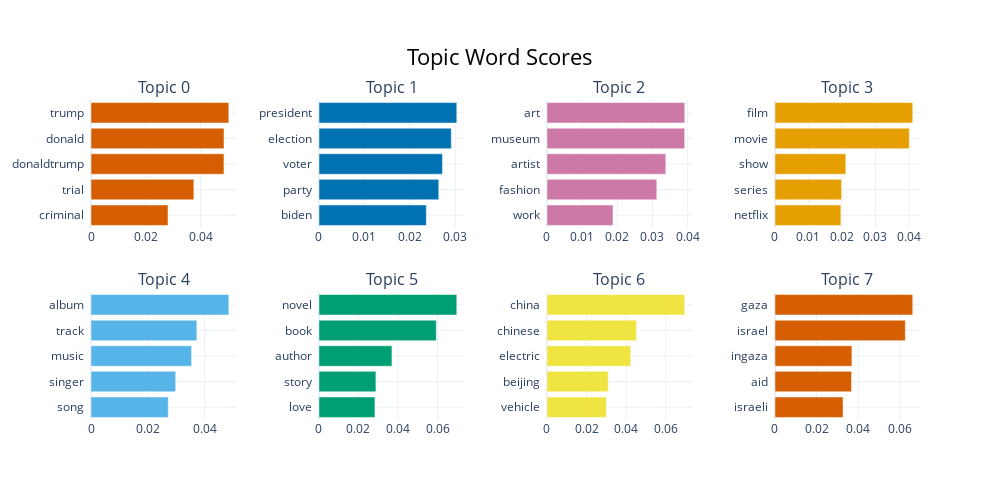

The cell this chart's notebook holds for it:
### Code cell
model.visualize_barchart()

### Figure 1 — Plotly figure (JSON) as saved in the notebook; plotly's stock layout.template omitted (floating-point values rounded to 4 significant figures)
{"data": [{"marker": {"color": "#D55E00"}, "orientation": "h", "type": "bar", "x": [0.02813, 0.03756, 0.04856, 0.04858, 0.05034], "xaxis": "x", "y": ["criminal  ", "trial  ", "donaldtrump  ", "donald  ", "trump  "], "yaxis": "y"}, {"marker": {"color": "#0072B2"}, "orientation": "h", "type": "bar", "x": [0.02363, 0.02637, 0.02718, 0.02912, 0.03033], "xaxis": "x2", "y": ["biden  ", "party  ", "voter  ", "election  ", "president  "], "yaxis": "y2"}, {"marker": {"color": "#CC79A7"}, "orientation": "h", "type": "bar", "x": [0.01878, 0.03123, 0.03379, 0.03916, 0.03918], "xaxis": "x3", "y": ["work  ", "fashion  ", "artist  ", "museum  ", "art  "], "yaxis": "y3"}, {"marker": {"color": "#E69F00"}, "orientation": "h", "type": "bar", "x": [0.01968, 0.01989, 0.02116, 0.04009, 0.04113], "xaxis": "x4", "y": ["netflix  ", "series  ", "show  ", "movie  ", "film  "], "yaxis": "y4"}, {"marker": {"color": "#56B4E9"}, "orientation": "h", "type": "bar", "x": [0.02716, 0.02978, 0.03537, 0.03722, 0.04847], "xaxis": "x5", "y": ["song  ", "singer  ", "music  ", "track  ", "album  "], "yaxis": "y5"}, {"marker": {"color": "#009E73"}, "orientation": "h", "type": "bar", "x": [0.02833, 0.02882, 0.03694, 0.05939, 0.06976], "xaxis": "x6", "y": ["love  ", "story  ", "author  ", "book  ", "novel  "], "yaxis": "y6"}, {"marker": {"color": "#F0E442"}, "orientation": "h", "type": "bar", "x": [0.03003, 0.031, 0.04238, 0.04527, 0.06968], "xaxis": "x7", "y": ["vehicle  ", "beijing  ", "electric  ", "chinese  ", "china  "], "yaxis": "y7"}, {"marker": {"color": "#D55E00"}, "orientation": "h", "type": "bar", "x": [0.03273, 0.03681, 0.03697, 0.06264, 0.06621], "xaxis": "x8", "y": ["israeli  ", "aid  ", "ingaza  ", "israel  ", "gaza  "], "yaxis": "y8"}], "layout": {"annotations": [{"font": {"size": 16}, "showarrow": false, "text": "Topic 0", "x": 0.0875, "xanchor": "center", "xref": "paper", "y": 1, "yanchor": "bottom", "yref": "paper"}, {"font": {"size": 16}, "showarrow": false, "text": "Topic 1", "x": 0.3625, "xanchor": "center", "xref": "paper", "y": 1, "yanchor": "bottom", "yref": "paper"}, {"font": {"size": 16}, "showarrow": false, "text": "Topic 2", "x": 0.6375, "xanchor": "center", "xref": "paper", "y": 1, "yanchor": "bottom", "yref": "paper"}, {"font": {"size": 16}, "showarrow": false, "text": "Topic 3", "x": 0.9125, "xanchor": "center", "xref": "paper", "y": 1, "yanchor": "bottom", "yref": "paper"}, {"font": {"size": 16}, "showarrow": false, "text": "Topic 4", "x": 0.0875, "xanchor": "center", "xref": "paper", "y": 0.4, "yanchor": "bottom", "yref": "paper"}, {"font": {"size": 16}, "showarrow": false, "text": "Topic 5", "x": 0.3625, "xanchor": "center", "xref": "paper", "y": 0.4, "yanchor": "bottom", "yref": "paper"}, {"font": {"size": 16}, "showarrow": false, "text": "Topic 6", "x": 0.6375, "xanchor": "center", "xref": "paper", "y": 0.4, "yanchor": "bottom", "yref": "paper"}, {"font": {"size": 16}, "showarrow": false, "text": "Topic 7", "x": 0.9125, "xanchor": "center", "xref": "paper", "y": 0.4, "yanchor": "bottom", "yref": "paper"}], "height": 500, "hoverlabel": {"bgcolor": "white", "font": {"family": "Rockwell", "size": 16}}, "showlegend": false, "title": {"font": {"color": "Black", "size": 22}, "text": "Topic Word Scores", "x": 0.5, "xanchor": "center", "yanchor": "top"}, "width": 1000, "xaxis": {"anchor": "y", "domain": [0, 0.175], "showgrid": true}, "xaxis2": {"anchor": "y2", "domain": [0.275, 0.45], "showgrid": true}, "xaxis3": {"anchor": "y3", "domain": [0.55, 0.725], "showgrid": true}, "xaxis4": {"anchor": "y4", "domain": [0.825, 1], "showgrid": true}, "xaxis5": {"anchor": "y5", "domain": [0, 0.175], "showgrid": true}, "xaxis6": {"anchor": "y6", "domain": [0.275, 0.45], "showgrid": true}, "xaxis7": {"anchor": "y7", "domain": [0.55, 0.725], "showgrid": true}, "xaxis8": {"anchor": "y8", "domain": [0.825, 1], "showgrid": true}, "yaxis": {"anchor": "x", "domain": [0.6, 1], "showgrid": true}, "yaxis2": {"anchor": "x2", "domain": [0.6, 1], "showgrid": true}, "yaxis3": {"anchor": "x3", "domain": [0.6, 1], "showgrid": true}, "yaxis4": {"anchor": "x4", "domain": [0.6, 1], "showgrid": true}, "yaxis5": {"anchor": "x5", "domain": [0, 0.4], "showgrid": true}, "yaxis6": {"anchor": "x6", "domain": [0, 0.4], "showgrid": true}, "yaxis7": {"anchor": "x7", "domain": [0, 0.4], "showgrid": true}, "yaxis8": {"anchor": "x8", "domain": [0, 0.4], "showgrid": true}}}
